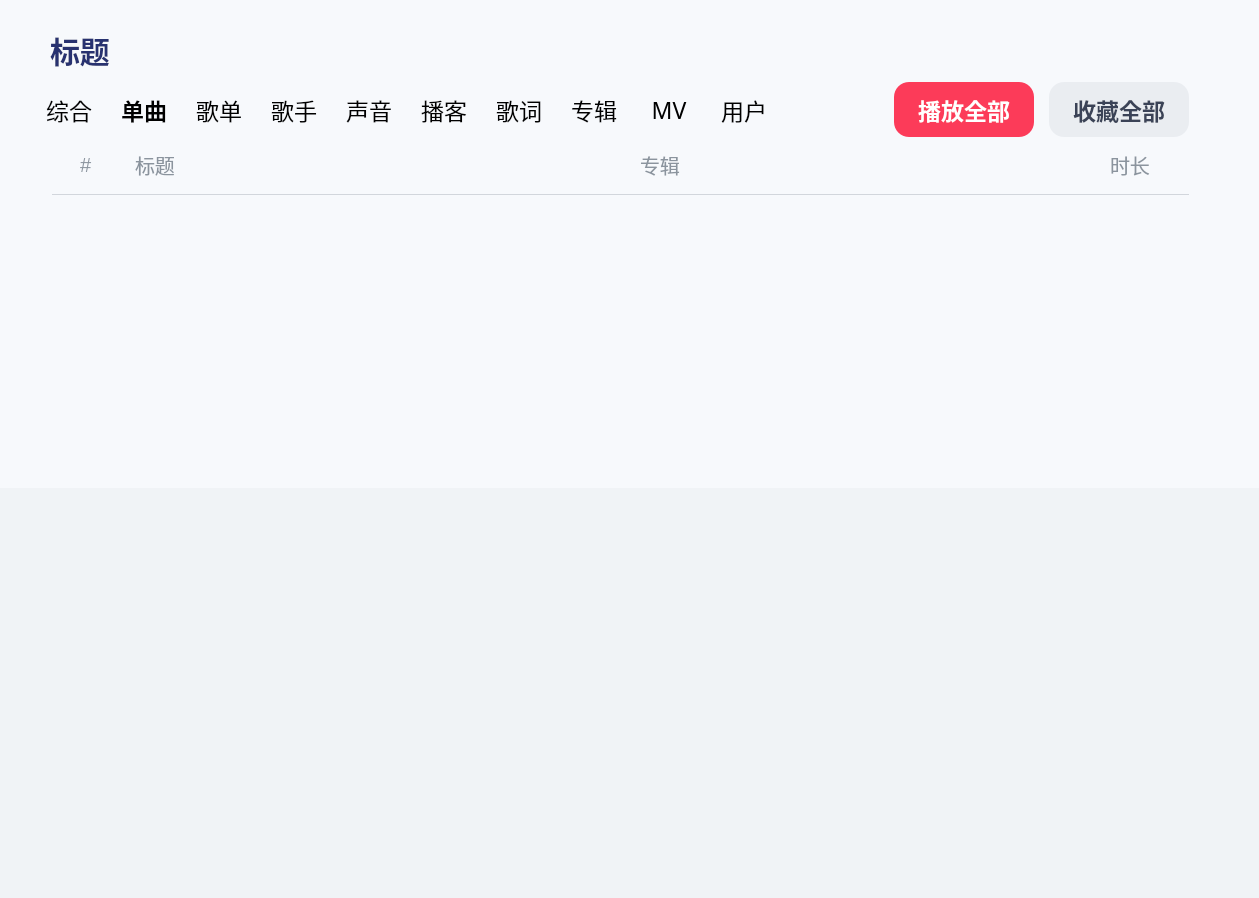
<?xml version="1.0" encoding="UTF-8"?>
<ui version="4.0">
 <class>Searchwi</class>
 <widget class="QWidget" name="Searchwi">
  <property name="geometry">
   <rect>
    <x>0</x>
    <y>0</y>
    <width>1259</width>
    <height>898</height>
   </rect>
  </property>
  <property name="minimumSize">
   <size>
    <width>1259</width>
    <height>898</height>
   </size>
  </property>
  <property name="maximumSize">
   <size>
    <width>1259</width>
    <height>898</height>
   </size>
  </property>
  <property name="windowTitle">
   <string>Form</string>
  </property>
  <property name="styleSheet">
   <string notr="true">
    border: none; /* 去除边框 */
    background-color: #f7f9fc;
</string>
  </property>
  <layout class="QVBoxLayout" name="verticalLayout">
   <property name="spacing">
    <number>0</number>
   </property>
   <property name="leftMargin">
    <number>0</number>
   </property>
   <property name="topMargin">
    <number>20</number>
   </property>
   <property name="rightMargin">
    <number>0</number>
   </property>
   <property name="bottomMargin">
    <number>0</number>
   </property>
   <item>
    <widget class="QWidget" name="widget" native="true">
     <property name="minimumSize">
      <size>
       <width>0</width>
       <height>180</height>
      </size>
     </property>
     <property name="maximumSize">
      <size>
       <width>16777215</width>
       <height>180</height>
      </size>
     </property>
     <layout class="QVBoxLayout" name="verticalLayout_5">
      <property name="spacing">
       <number>0</number>
      </property>
      <property name="leftMargin">
       <number>0</number>
      </property>
      <property name="topMargin">
       <number>0</number>
      </property>
      <property name="rightMargin">
       <number>0</number>
      </property>
      <property name="bottomMargin">
       <number>0</number>
      </property>
      <item>
       <widget class="QWidget" name="widget_2" native="true">
        <property name="minimumSize">
         <size>
          <width>0</width>
          <height>180</height>
         </size>
        </property>
        <property name="maximumSize">
         <size>
          <width>16777215</width>
          <height>180</height>
         </size>
        </property>
        <layout class="QHBoxLayout" name="horizontalLayout_2">
         <property name="spacing">
          <number>0</number>
         </property>
         <property name="leftMargin">
          <number>0</number>
         </property>
         <property name="topMargin">
          <number>0</number>
         </property>
         <property name="rightMargin">
          <number>10</number>
         </property>
         <property name="bottomMargin">
          <number>0</number>
         </property>
         <item>
          <widget class="QWidget" name="widget_head" native="true">
           <property name="sizePolicy">
            <sizepolicy hsizetype="Expanding" vsizetype="Minimum">
             <horstretch>0</horstretch>
             <verstretch>0</verstretch>
            </sizepolicy>
           </property>
           <property name="minimumSize">
            <size>
             <width>0</width>
             <height>180</height>
            </size>
           </property>
           <property name="maximumSize">
            <size>
             <width>16777215</width>
             <height>180</height>
            </size>
           </property>
           <property name="sizeIncrement">
            <size>
             <width>0</width>
             <height>0</height>
            </size>
           </property>
           <property name="font">
            <font>
             <family>Microsoft YaHei</family>
             <italic>false</italic>
             <bold>false</bold>
            </font>
           </property>
           <property name="styleSheet">
            <string notr="true">background-color: #F7F9FC;</string>
           </property>
           <layout class="QVBoxLayout" name="verticalLayout_4">
            <property name="spacing">
             <number>0</number>
            </property>
            <property name="leftMargin">
             <number>0</number>
            </property>
            <property name="topMargin">
             <number>0</number>
            </property>
            <property name="rightMargin">
             <number>0</number>
            </property>
            <property name="bottomMargin">
             <number>0</number>
            </property>
            <item>
             <widget class="QWidget" name="widget_head_u" native="true">
              <property name="minimumSize">
               <size>
                <width>0</width>
                <height>60</height>
               </size>
              </property>
              <property name="maximumSize">
               <size>
                <width>16777215</width>
                <height>60</height>
               </size>
              </property>
              <layout class="QVBoxLayout" name="verticalLayout_3">
               <property name="spacing">
                <number>0</number>
               </property>
               <property name="leftMargin">
                <number>50</number>
               </property>
               <property name="topMargin">
                <number>0</number>
               </property>
               <property name="rightMargin">
                <number>0</number>
               </property>
               <property name="bottomMargin">
                <number>0</number>
               </property>
               <item>
                <widget class="QLabel" name="label_searchText">
                 <property name="minimumSize">
                  <size>
                   <width>800</width>
                   <height>60</height>
                  </size>
                 </property>
                 <property name="maximumSize">
                  <size>
                   <width>800</width>
                   <height>60</height>
                  </size>
                 </property>
                 <property name="font">
                  <font>
                   <family>Microsoft YaHei</family>
                   <pointsize>-1</pointsize>
                   <bold>true</bold>
                  </font>
                 </property>
                 <property name="styleSheet">
                  <string notr="true"> color: #283270;
    font-family: &quot;Microsoft YaHei&quot;;
    font-size: 30px;  /* 已添加的字体大小 */
    font-weight: bold;  /* 字体加粗 */</string>
                 </property>
                 <property name="text">
                  <string>标题</string>
                 </property>
                </widget>
               </item>
              </layout>
             </widget>
            </item>
            <item>
             <widget class="QWidget" name="widget_head_d" native="true">
              <property name="sizePolicy">
               <sizepolicy hsizetype="Expanding" vsizetype="Preferred">
                <horstretch>0</horstretch>
                <verstretch>0</verstretch>
               </sizepolicy>
              </property>
              <property name="minimumSize">
               <size>
                <width>0</width>
                <height>60</height>
               </size>
              </property>
              <property name="maximumSize">
               <size>
                <width>1241212</width>
                <height>60</height>
               </size>
              </property>
              <property name="styleSheet">
               <string notr="true">
        font-size: 23px;
       
 font-family: &quot;Microsoft YaHei&quot;;</string>
              </property>
              <layout class="QHBoxLayout" name="horizontalLayout">
               <property name="spacing">
                <number>15</number>
               </property>
               <property name="leftMargin">
                <number>39</number>
               </property>
               <property name="topMargin">
                <number>0</number>
               </property>
               <property name="rightMargin">
                <number>0</number>
               </property>
               <property name="bottomMargin">
                <number>0</number>
               </property>
               <item>
                <widget class="QPushButton" name="pushButton_song_2">
                 <property name="minimumSize">
                  <size>
                   <width>60</width>
                   <height>35</height>
                  </size>
                 </property>
                 <property name="maximumSize">
                  <size>
                   <width>60</width>
                   <height>35</height>
                  </size>
                 </property>
                 <property name="font">
                  <font>
                   <family>Microsoft YaHei</family>
                   <pointsize>-1</pointsize>
                   <bold>false</bold>
                  </font>
                 </property>
                 <property name="styleSheet">
                  <string notr="true">QPushButton {
    border: none;
    background-color: transparent;
}</string>
                 </property>
                 <property name="text">
                  <string>综合</string>
                 </property>
                 <property name="iconSize">
                  <size>
                   <width>12</width>
                   <height>12</height>
                  </size>
                 </property>
                </widget>
               </item>
               <item>
                <widget class="QPushButton" name="pushButton_song">
                 <property name="minimumSize">
                  <size>
                   <width>60</width>
                   <height>35</height>
                  </size>
                 </property>
                 <property name="maximumSize">
                  <size>
                   <width>60</width>
                   <height>35</height>
                  </size>
                 </property>
                 <property name="font">
                  <font>
                   <family>Microsoft YaHei</family>
                   <pointsize>-1</pointsize>
                   <bold>true</bold>
                  </font>
                 </property>
                 <property name="styleSheet">
                  <string notr="true">QPushButton {
    border: none;
    background-color: transparent;
}</string>
                 </property>
                 <property name="text">
                  <string>单曲</string>
                 </property>
                </widget>
               </item>
               <item>
                <widget class="QPushButton" name="pushButton_song_3">
                 <property name="minimumSize">
                  <size>
                   <width>60</width>
                   <height>35</height>
                  </size>
                 </property>
                 <property name="maximumSize">
                  <size>
                   <width>60</width>
                   <height>35</height>
                  </size>
                 </property>
                 <property name="font">
                  <font>
                   <family>Microsoft YaHei</family>
                   <pointsize>-1</pointsize>
                   <bold>false</bold>
                  </font>
                 </property>
                 <property name="styleSheet">
                  <string notr="true">QPushButton {
    border: none;
    background-color: transparent;
}</string>
                 </property>
                 <property name="text">
                  <string>歌单</string>
                 </property>
                </widget>
               </item>
               <item>
                <widget class="QPushButton" name="pushButton_song_4">
                 <property name="minimumSize">
                  <size>
                   <width>60</width>
                   <height>35</height>
                  </size>
                 </property>
                 <property name="maximumSize">
                  <size>
                   <width>60</width>
                   <height>35</height>
                  </size>
                 </property>
                 <property name="font">
                  <font>
                   <family>Microsoft YaHei</family>
                   <pointsize>-1</pointsize>
                   <bold>false</bold>
                  </font>
                 </property>
                 <property name="styleSheet">
                  <string notr="true">QPushButton {
    border: none;
    background-color: transparent;
}</string>
                 </property>
                 <property name="text">
                  <string>歌手</string>
                 </property>
                </widget>
               </item>
               <item>
                <widget class="QPushButton" name="pushButton_song_5">
                 <property name="minimumSize">
                  <size>
                   <width>60</width>
                   <height>35</height>
                  </size>
                 </property>
                 <property name="maximumSize">
                  <size>
                   <width>60</width>
                   <height>35</height>
                  </size>
                 </property>
                 <property name="font">
                  <font>
                   <family>Microsoft YaHei</family>
                   <pointsize>-1</pointsize>
                   <bold>false</bold>
                  </font>
                 </property>
                 <property name="styleSheet">
                  <string notr="true">QPushButton {
    border: none;
    background-color: transparent;
}</string>
                 </property>
                 <property name="text">
                  <string>声音</string>
                 </property>
                </widget>
               </item>
               <item>
                <widget class="QPushButton" name="pushButton_song_6">
                 <property name="minimumSize">
                  <size>
                   <width>60</width>
                   <height>35</height>
                  </size>
                 </property>
                 <property name="maximumSize">
                  <size>
                   <width>60</width>
                   <height>35</height>
                  </size>
                 </property>
                 <property name="font">
                  <font>
                   <family>Microsoft YaHei</family>
                   <pointsize>-1</pointsize>
                   <bold>false</bold>
                  </font>
                 </property>
                 <property name="styleSheet">
                  <string notr="true">QPushButton {
    border: none;
    background-color: transparent;
}</string>
                 </property>
                 <property name="text">
                  <string>播客</string>
                 </property>
                </widget>
               </item>
               <item>
                <widget class="QPushButton" name="pushButton_song_7">
                 <property name="minimumSize">
                  <size>
                   <width>60</width>
                   <height>35</height>
                  </size>
                 </property>
                 <property name="maximumSize">
                  <size>
                   <width>60</width>
                   <height>35</height>
                  </size>
                 </property>
                 <property name="font">
                  <font>
                   <family>Microsoft YaHei</family>
                   <pointsize>-1</pointsize>
                   <bold>false</bold>
                  </font>
                 </property>
                 <property name="styleSheet">
                  <string notr="true">QPushButton {
    border: none;
    background-color: transparent;
}</string>
                 </property>
                 <property name="text">
                  <string>歌词</string>
                 </property>
                </widget>
               </item>
               <item>
                <widget class="QPushButton" name="pushButton_song_8">
                 <property name="minimumSize">
                  <size>
                   <width>60</width>
                   <height>35</height>
                  </size>
                 </property>
                 <property name="maximumSize">
                  <size>
                   <width>60</width>
                   <height>35</height>
                  </size>
                 </property>
                 <property name="font">
                  <font>
                   <family>Microsoft YaHei</family>
                   <pointsize>-1</pointsize>
                   <bold>false</bold>
                  </font>
                 </property>
                 <property name="styleSheet">
                  <string notr="true">QPushButton {
    border: none;
    background-color: transparent;
}</string>
                 </property>
                 <property name="text">
                  <string>专辑</string>
                 </property>
                </widget>
               </item>
               <item>
                <widget class="QPushButton" name="pushButton_song_9">
                 <property name="minimumSize">
                  <size>
                   <width>60</width>
                   <height>35</height>
                  </size>
                 </property>
                 <property name="maximumSize">
                  <size>
                   <width>60</width>
                   <height>35</height>
                  </size>
                 </property>
                 <property name="font">
                  <font>
                   <family>Microsoft YaHei</family>
                   <pointsize>-1</pointsize>
                   <bold>false</bold>
                  </font>
                 </property>
                 <property name="styleSheet">
                  <string notr="true">QPushButton {
    border: none;
    background-color: transparent;
}</string>
                 </property>
                 <property name="text">
                  <string>MV</string>
                 </property>
                </widget>
               </item>
               <item>
                <widget class="QPushButton" name="pushButton_song_10">
                 <property name="minimumSize">
                  <size>
                   <width>60</width>
                   <height>35</height>
                  </size>
                 </property>
                 <property name="maximumSize">
                  <size>
                   <width>60</width>
                   <height>35</height>
                  </size>
                 </property>
                 <property name="font">
                  <font>
                   <family>Microsoft YaHei</family>
                   <pointsize>-1</pointsize>
                   <bold>false</bold>
                  </font>
                 </property>
                 <property name="styleSheet">
                  <string notr="true">QPushButton {
    border: none;
    background-color: transparent;
}</string>
                 </property>
                 <property name="text">
                  <string>用户</string>
                 </property>
                </widget>
               </item>
               <item>
                <spacer name="horizontalSpacer">
                 <property name="orientation">
                  <enum>Qt::Horizontal</enum>
                 </property>
                 <property name="sizeHint" stdset="0">
                  <size>
                   <width>657</width>
                   <height>20</height>
                  </size>
                 </property>
                </spacer>
               </item>
               <item>
                <widget class="QPushButton" name="pushButton_playAll">
                 <property name="minimumSize">
                  <size>
                   <width>140</width>
                   <height>55</height>
                  </size>
                 </property>
                 <property name="maximumSize">
                  <size>
                   <width>140</width>
                   <height>55</height>
                  </size>
                 </property>
                 <property name="font">
                  <font>
                   <family>Microsoft YaHei</family>
                   <pointsize>-1</pointsize>
                   <bold>true</bold>
                  </font>
                 </property>
                 <property name="styleSheet">
                  <string notr="true">QPushButton{
	color: rgb(255, 255, 255);
	background-color: #FC3B59;
	border-radius: 15px;
}
QPushButton:hover{
	background-color: #E33742;
}</string>
                 </property>
                 <property name="text">
                  <string>播放全部</string>
                 </property>
                </widget>
               </item>
               <item>
                <widget class="QPushButton" name="pushButton_favoriteAll">
                 <property name="minimumSize">
                  <size>
                   <width>140</width>
                   <height>55</height>
                  </size>
                 </property>
                 <property name="maximumSize">
                  <size>
                   <width>140</width>
                   <height>55</height>
                  </size>
                 </property>
                 <property name="font">
                  <font>
                   <family>Microsoft YaHei</family>
                   <pointsize>-1</pointsize>
                   <bold>true</bold>
                  </font>
                 </property>
                 <property name="styleSheet">
                  <string notr="true">QPushButton{
	color: #3B4357;
	background-color: #EAEDF1;
	border-radius: 15px;
}
QPushButton:hover {
    background-color: #E2E5E9;
}
</string>
                 </property>
                 <property name="text">
                  <string>收藏全部</string>
                 </property>
                </widget>
               </item>
              </layout>
             </widget>
            </item>
            <item>
             <widget class="QFrame" name="frame">
              <property name="frameShape">
               <enum>QFrame::StyledPanel</enum>
              </property>
              <property name="frameShadow">
               <enum>QFrame::Raised</enum>
              </property>
              <layout class="QHBoxLayout" name="horizontalLayout_3">
               <property name="spacing">
                <number>0</number>
               </property>
               <property name="leftMargin">
                <number>0</number>
               </property>
               <property name="topMargin">
                <number>0</number>
               </property>
               <property name="rightMargin">
                <number>0</number>
               </property>
               <property name="bottomMargin">
                <number>0</number>
               </property>
               <item>
                <widget class="QWidget" name="widget_3" native="true">
                 <property name="minimumSize">
                  <size>
                   <width>0</width>
                   <height>50</height>
                  </size>
                 </property>
                 <property name="maximumSize">
                  <size>
                   <width>16777215</width>
                   <height>50</height>
                  </size>
                 </property>
                 <property name="styleSheet">
                  <string notr="true">background-color: #F7F9FC;</string>
                 </property>
                 <widget class="QLabel" name="label">
                  <property name="geometry">
                   <rect>
                    <x>80</x>
                    <y>0</y>
                    <width>40</width>
                    <height>40</height>
                   </rect>
                  </property>
                  <property name="minimumSize">
                   <size>
                    <width>0</width>
                    <height>40</height>
                   </size>
                  </property>
                  <property name="styleSheet">
                   <string notr="true">color: #8b949e;
        font-size: 20px;
        font-family: &quot;Microsoft YaHei&quot;;
        font-weight: normal;
        background-color: transparent;
            </string>
                  </property>
                  <property name="text">
                   <string>#</string>
                  </property>
                 </widget>
                 <widget class="QLabel" name="label_2">
                  <property name="geometry">
                   <rect>
                    <x>135</x>
                    <y>0</y>
                    <width>60</width>
                    <height>40</height>
                   </rect>
                  </property>
                  <property name="minimumSize">
                   <size>
                    <width>60</width>
                    <height>40</height>
                   </size>
                  </property>
                  <property name="styleSheet">
                   <string notr="true">color: #8b949e;
        font-size: 20px;
        font-family: &quot;Microsoft YaHei&quot;;
        font-weight: normal;
        background-color: transparent;</string>
                  </property>
                  <property name="text">
                   <string>标题</string>
                  </property>
                 </widget>
                 <widget class="QLabel" name="label_3">
                  <property name="geometry">
                   <rect>
                    <x>640</x>
                    <y>0</y>
                    <width>60</width>
                    <height>40</height>
                   </rect>
                  </property>
                  <property name="minimumSize">
                   <size>
                    <width>60</width>
                    <height>40</height>
                   </size>
                  </property>
                  <property name="styleSheet">
                   <string notr="true">color: #8b949e;
        font-size: 20px;
        font-family: &quot;Microsoft YaHei&quot;;
        font-weight: normal;
        background-color: transparent;</string>
                  </property>
                  <property name="text">
                   <string>专辑</string>
                  </property>
                 </widget>
                 <widget class="QLabel" name="label_4">
                  <property name="geometry">
                   <rect>
                    <x>1110</x>
                    <y>0</y>
                    <width>60</width>
                    <height>40</height>
                   </rect>
                  </property>
                  <property name="minimumSize">
                   <size>
                    <width>60</width>
                    <height>40</height>
                   </size>
                  </property>
                  <property name="styleSheet">
                   <string notr="true">color: #8b949e;
        font-size: 20px;
        font-family: &quot;Microsoft YaHei&quot;;
        font-weight: normal;
        background-color: transparent;</string>
                  </property>
                  <property name="text">
                   <string>时长</string>
                  </property>
                 </widget>
                 <widget class="Line" name="line">
                  <property name="geometry">
                   <rect>
                    <x>52</x>
                    <y>49</y>
                    <width>1146</width>
                    <height>1</height>
                   </rect>
                  </property>
                  <property name="styleSheet">
                   <string notr="true">QFrame {
    background-color: #d2d6dc;
    height: 1px;
    border: none;
}
</string>
                  </property>
                  <property name="orientation">
                   <enum>Qt::Horizontal</enum>
                  </property>
                 </widget>
                </widget>
               </item>
              </layout>
             </widget>
            </item>
           </layout>
          </widget>
         </item>
         <item>
          <spacer name="horizontalSpacer_2">
           <property name="orientation">
            <enum>Qt::Horizontal</enum>
           </property>
           <property name="sizeType">
            <enum>QSizePolicy::Fixed</enum>
           </property>
           <property name="sizeHint" stdset="0">
            <size>
             <width>60</width>
             <height>20</height>
            </size>
           </property>
          </spacer>
         </item>
        </layout>
       </widget>
      </item>
     </layout>
    </widget>
   </item>
   <item>
    <widget class="QWidget" name="widget_4" native="true">
     <property name="minimumSize">
      <size>
       <width>0</width>
       <height>0</height>
      </size>
     </property>
     <layout class="QHBoxLayout" name="horizontalLayout_4">
      <item>
       <widget class="QLabel" name="label_5">
        <property name="minimumSize">
         <size>
          <width>300</width>
          <height>270</height>
         </size>
        </property>
        <property name="maximumSize">
         <size>
          <width>300</width>
          <height>270</height>
         </size>
        </property>
        <property name="styleSheet">
         <string notr="true">border-image: url(:/res/viewswitch/kong1.png);
  border: none;
 
    background-color: transparent;</string>
        </property>
        <property name="text">
         <string/>
        </property>
       </widget>
      </item>
     </layout>
    </widget>
   </item>
   <item>
    <widget class="QScrollArea" name="scrollArea">
     <property name="styleSheet">
      <string notr="true">QScrollArea {
    border: none; /* 去除边框 */
    background-color: #f0f3f6;
}

QScrollArea::corner {
    background-color: #f0f3f6;
}

QScrollBar:vertical {
    background-color: #f0f3f6; /* 滚动条背景 */
    width: 9px; /* 滚动条宽度 */
    margin: 0px 0px 0px 0px; /* 控制滚动条的间距 */
    border-radius: 4px;
}

QScrollBar::handle:vertical {
    background-color: #dcdfe4; /* 滚动条滑块颜色 */
    border-radius: 4px;
}

QScrollBar::handle:vertical:hover {
    background-color: #bec3ca; /* 滚动条滑块悬停时颜色 */
}

QScrollBar::add-line:vertical, QScrollBar::sub-line:vertical {
    background-color: #f0f3f6; /* 隐藏滚动条上下箭头 */
}
QScrollBar:horizontal {
    height: 0px; /* 关键：将高度设为 0，使水平滚动条不可见且不占空间 */
    background-color: transparent; /* 可选：背景透明 */
}
</string>
     </property>
     <property name="widgetResizable">
      <bool>true</bool>
     </property>
     <widget class="QWidget" name="scrollAreaWidgetContents">
      <property name="geometry">
       <rect>
        <x>0</x>
        <y>0</y>
        <width>1259</width>
        <height>416</height>
       </rect>
      </property>
      <layout class="QVBoxLayout" name="verticalLayout_2">
       <property name="spacing">
        <number>0</number>
       </property>
       <property name="leftMargin">
        <number>0</number>
       </property>
       <property name="topMargin">
        <number>0</number>
       </property>
       <property name="rightMargin">
        <number>0</number>
       </property>
       <property name="bottomMargin">
        <number>0</number>
       </property>
       <item>
        <widget class="QListView" name="m_listView">
         <property name="styleSheet">
          <string notr="true"> border: none; /* 去除边框 */
    background-color: #f0f3f6;
</string>
         </property>
        </widget>
       </item>
      </layout>
     </widget>
    </widget>
   </item>
  </layout>
 </widget>
 <resources/>
 <connections/>
</ui>
